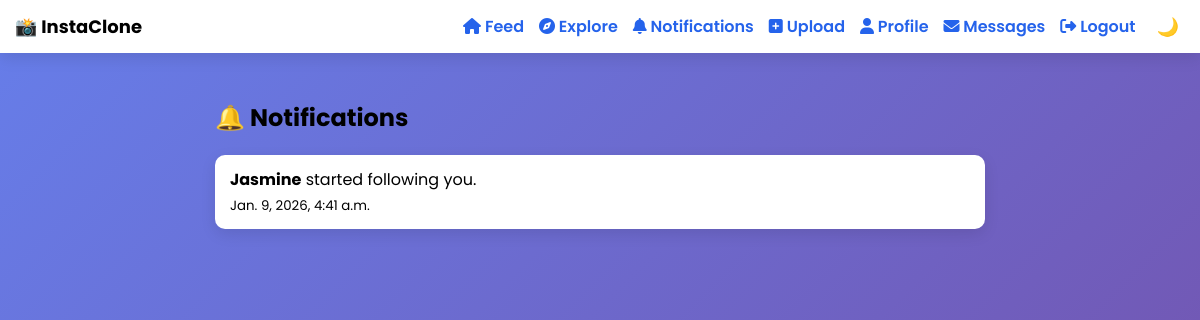
/notifications/ (signed in), run on an earlier commit of the app's database.
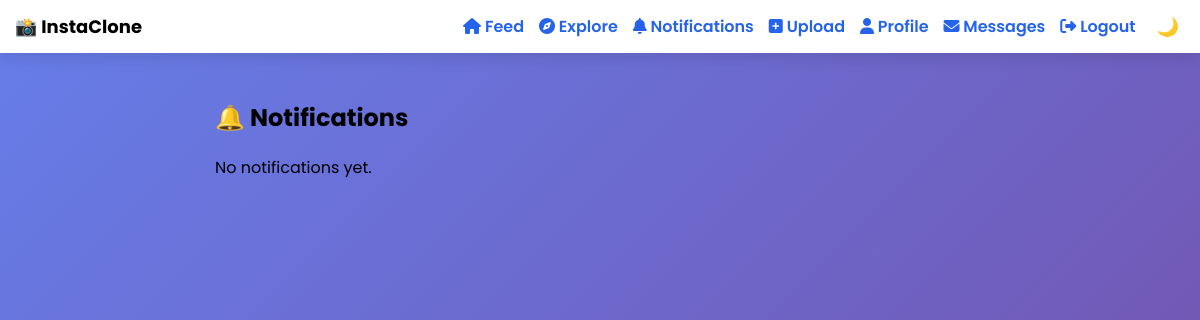
And on a later commit of the database.
### core/models.py (models this page shows, shortened)
class Notification(models.Model):
    NOTIFICATION_TYPES = (
        ("follow", "Follow"),
        ("like", "Like"),
        ("comment", "Comment"),
    )
    sender = models.ForeignKey(User, on_delete=models.CASCADE, related_name="sent_notifications")
    receiver = models.ForeignKey(User, on_delete=models.CASCADE, related_name="received_notifications")
    notification_type = models.CharField(max_length=10, choices=NOTIFICATION_TYPES)
    post = models.ForeignKey(Post, on_delete=models.CASCADE, null=True, blank=True)
    created_at = models.DateTimeField(auto_now_add=True)
    is_seen = models.BooleanField(default=False)

### core/views.py (the view)
# urls.py: path('notifications/', views.notifications, name="notifications"),
@login_required(login_url="login")
def notifications(request):
    notifications = Notification.objects.filter(receiver=request.user).order_by("-created_at")
    notifications.update(is_seen=True)
    return render(request, "core/notifications.html", {"notifications": notifications})

### core/templates/core/notifications.html
{% extends "core/base.html" %}
{% block content %}
<div class="page-content">
    <h2>🔔 Notifications</h2>
    {% if notifications %}
        {% for n in notifications %}
            <div class="notification-card">
                <div>
                    <b>{{ n.sender.username }}</b>
                    {% if n.notification_type == "follow" %}
                        started following you.
                    {% elif n.notification_type == "like" %}
                        liked your post.
                    {% elif n.notification_type == "comment" %}
                        commented on your post.
                    {% endif %}
                </div>
                <small>{{ n.created_at }}</small>
            </div>
        {% endfor %}
    {% else %}
        <p>No notifications yet.</p>
    {% endif %}
</div>
{% endblock %}

### core/templates/core/base.html (shortened to what this page needs)
{% load static %}
<!DOCTYPE html>
<html>
<head>
    <link rel="stylesheet" href="{% static 'core/style.css' %}">
    <link rel="stylesheet" href="https://cdnjs.cloudflare.com/ajax/libs/font-awesome/6.5.0/css/all.min.css">
</head>
<body>
{% if user.is_authenticated %}
<div class="navbar">
    <div class="nav-brand">📸 InstaClone</div>
    <div class="nav-links" id="navLinks">
        <a href="/"><i class="fa-solid fa-house"></i> Feed</a>
        <a href="/explore/"><i class="fa-solid fa-compass"></i> Explore</a>
        <a href="/notifications/"><i class="fa-solid fa-bell"></i> Notifications</a>
        <a href="/upload/"><i class="fa-solid fa-square-plus"></i> Upload</a>
        <a href="/profile/"><i class="fa-solid fa-user"></i> Profile</a>
        <a href="/inbox/"><i class="fa-solid fa-envelope"></i> Messages</a>
        <a href="/logout/"><i class="fa-solid fa-right-from-bracket"></i> Logout</a>
        <button class="theme-btn" onclick="toggleTheme()">🌙</button>
    </div>
</div>
{% endif %}
{% block content %}{% endblock %}
</body>
</html>

### core/static/core/style.css (style rules this page uses)
* { box-sizing: border-box; font-family: 'Poppins', sans-serif; }
body { margin: 0; min-height: 100vh; background: linear-gradient(135deg, #667eea, #764ba2); }
.navbar { position: fixed; top: 0; left: 0; width: 100%; background: white; padding: 12px 15px; display: flex; align-items: center; justify-content: space-between; z-index: 1000; box-shadow: 0 5px 15px rgba(0,0,0,0.1); }
.nav-brand { font-weight: 700; font-size: 18px; }
.nav-links { display: flex; align-items: center; gap: 15px; }
.nav-links a { text-decoration: none; color: #2563eb; font-weight: 600; white-space: nowrap; }
.theme-btn { border: none; background: transparent; font-size: 18px; cursor: pointer; }
.page-content { max-width: 800px; margin: 100px auto 30px auto; padding: 0 15px; width: 100%; }

What changed in the data, as far as the page shows it:
removed Notification: sender.username "Jasmine", notification_type "started following you.", created_at "Jan. 9, 2026, 4:41 a.m."
Also different on the page:
text now shown: "No notifications yet."
